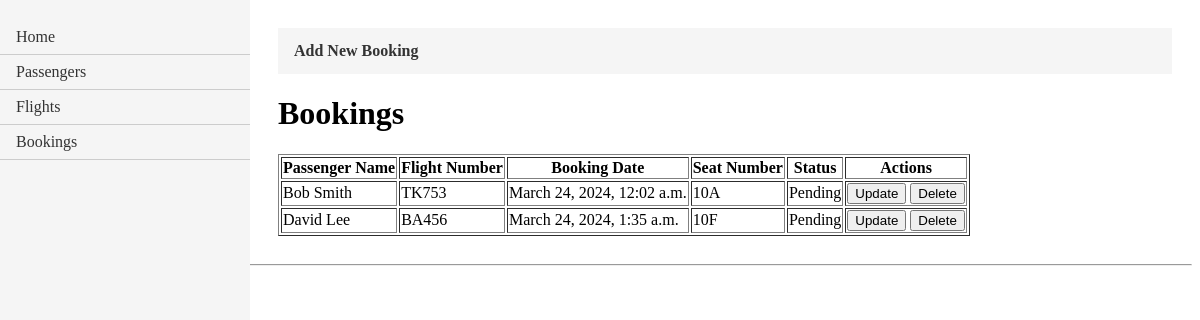
Before: /booking_list/ with the older database file.
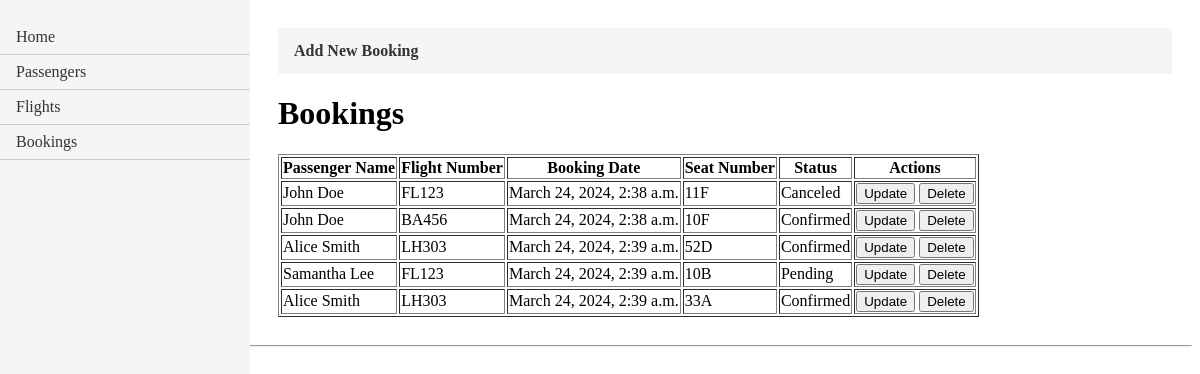
After: the same page with the newer database file.
### FlightBookingApp/models.py (models this page shows)
class Passenger(models.Model):
    passengerID = models.AutoField(primary_key=True)
    name = models.CharField(max_length=100)
    email = models.EmailField(unique=True)
    phone = models.CharField(max_length=20)
    address = models.CharField(max_length=200)

class Flight(models.Model):
    flightID = models.AutoField(primary_key=True)
    flightNumber = models.CharField(max_length=20)
    departureAirport = models.CharField(max_length=3)
    arrivalAirport = models.CharField(max_length=3)
    departureTime = models.DateTimeField()
    arrivalTime = models.DateTimeField()
    capacity = models.IntegerField()
    price = models.DecimalField(max_digits=10, decimal_places=2)

class Booking(models.Model):
    bookingID = models.AutoField(primary_key=True)
    passengerID = models.ForeignKey(Passenger, on_delete=models.CASCADE)
    flightID = models.ForeignKey(Flight, on_delete=models.CASCADE)
    bookingDate = models.DateTimeField(auto_now_add=True)
    seatNumber = models.CharField(max_length=10)
    STATUS_CHOICES = (
        ('confirmed', 'Confirmed'),
        ('pending', 'Pending'),
        ('canceled', 'Canceled'),
    )
    status = models.CharField(max_length=20, choices=STATUS_CHOICES)

### FlightBookingApp/views.py (the view)
# urls.py: path('booking_list/', views.booking_list, name='booking_list'),
def booking_list(request):
    bookings = Booking.objects.all()
    bookings_formatted = []
    for booking in bookings:
        booking_formatted = {
            "bookingID": booking.bookingID,
            "passengerName": booking.passengerID.name,
            "flightNumber":booking.flightID.flightNumber,
            "bookingDate":booking.bookingDate,
            "seatNumber":booking.seatNumber,
            "status":booking.status.capitalize(),
        }
        bookings_formatted.append(booking_formatted)
    return render(request, 'booking_list.html', {'bookings_formatted': bookings_formatted})

### FlightBookingApp/templates/booking_list.html
{% extends "layout.html" %}
{% block content%}
<ul class="crud-menu">
    <li><a href="{% url 'create_booking' %}"><b>Add New Booking</b></a></li>
</ul>
<h1>Bookings</h1>
<table border="1">
    <thead>
      <tr>
        <th>Passenger Name</th>
        <th>Flight Number</th>
        <th>Booking Date</th>
        <th>Seat Number</th>
        <th>Status</th>
        <th>Actions</th>
      </tr>
    </thead>
    <tbody>
      {% for booking in bookings_formatted %}
      <tr>
        <td>{{ booking.passengerName }}</td>
        <td>{{ booking.flightNumber }}</td>
        <td>{{ booking.bookingDate }}</td>
        <td>{{ booking.seatNumber }}</td>
        <td>{{ booking.status }}</td>
        <td>
          <form action="{% url 'update_booking_form' booking.bookingID %}" method="post" style="display: inline;">
            <button type="submit">Update</button>
          </form>
          <form action="{% url 'delete_booking' booking.bookingID %}" method="post" style="display: inline;">
            <button type="submit">Delete</button>
          </form>
        </td>
      </tr>
      {% endfor %}
    </tbody>
  </table>
{%endblock content%}

Changed rows visible on the page:
removed Passenger: passengerName "Bob Smith"
removed Flight: flightNumber "TK753"
removed Booking: bookingDate "March 24, 2024, 12:02 a.m.", seatNumber "10A"
removed Passenger: passengerName "David Lee"
removed Booking: bookingDate "March 24, 2024, 1:35 a.m.", seatNumber "10F"
added Passenger: passengerName "John Doe" "John Doe"
added Flight: flightNumber "FL123" "FL123"
added Booking: bookingDate "March 24, 2024, 2:38 a.m.", seatNumber "11F"
added Booking: bookingDate "March 24, 2024, 2:38 a.m.", seatNumber "10F"
added Passenger: passengerName "Alice Smith" "Alice Smith"
added Flight: flightNumber "LH303" "LH303"
added Booking: bookingDate "March 24, 2024, 2:39 a.m.", seatNumber "52D"
added Passenger: passengerName "Samantha Lee"
added Booking: bookingDate "March 24, 2024, 2:39 a.m.", seatNumber "10B"
added Booking: bookingDate "March 24, 2024, 2:39 a.m.", seatNumber "33A"
Other visible differences:
new list line: "Canceled Update Delete"
new list line: "Confirmed Update Delete"
new list line: "Pending Update Delete"
list line gone: "Pending Update Delete"
